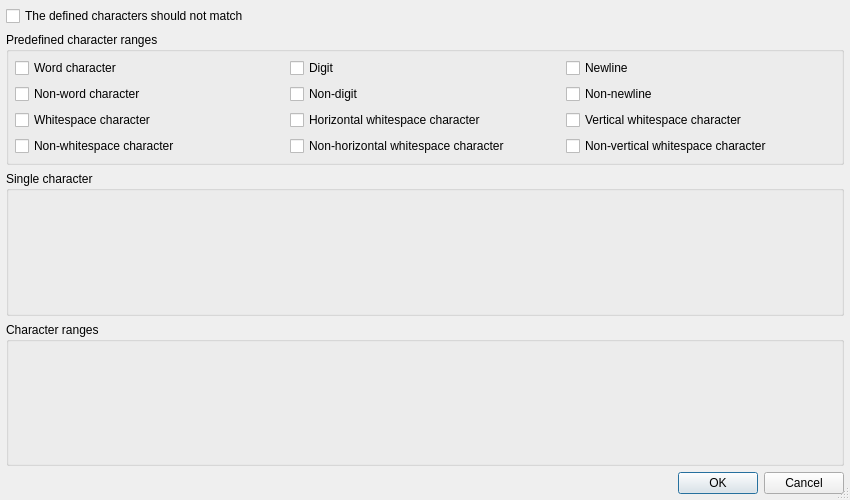
<?xml version="1.0" encoding="UTF-8"?>
<ui version="4.0">
 <class>QRegularExpressionWizardCharactersDialog</class>
 <widget class="QDialog" name="QRegularExpressionWizardCharactersDialog">
  <property name="geometry">
   <rect>
    <x>0</x>
    <y>0</y>
    <width>850</width>
    <height>500</height>
   </rect>
  </property>
  <property name="windowTitle">
   <string>Editor for character sets</string>
  </property>
  <property name="sizeGripEnabled">
   <bool>true</bool>
  </property>
  <layout class="QVBoxLayout" name="verticalLayout">
   <item>
    <widget class="QCheckBox" name="negativeCheckBox">
     <property name="text">
      <string>The defined characters should not match</string>
     </property>
    </widget>
   </item>
   <item>
    <widget class="QGroupBox" name="groupBox">
     <property name="title">
      <string>Predefined character ranges</string>
     </property>
     <layout class="QGridLayout" name="gridLayout">
      <item row="0" column="0">
       <widget class="QCheckBox" name="wordCharCheckBox">
        <property name="text">
         <string>Word character</string>
        </property>
       </widget>
      </item>
      <item row="0" column="1">
       <widget class="QCheckBox" name="digitsCheckBox">
        <property name="text">
         <string>Digit</string>
        </property>
       </widget>
      </item>
      <item row="0" column="2">
       <widget class="QCheckBox" name="newlineCheckBox">
        <property name="text">
         <string>Newline</string>
        </property>
       </widget>
      </item>
      <item row="1" column="0">
       <widget class="QCheckBox" name="nonWordCharCheckBox">
        <property name="text">
         <string>Non-word character</string>
        </property>
       </widget>
      </item>
      <item row="1" column="1">
       <widget class="QCheckBox" name="nonDigitsCheckBox">
        <property name="text">
         <string>Non-digit</string>
        </property>
       </widget>
      </item>
      <item row="1" column="2">
       <widget class="QCheckBox" name="nonNewlineCheckBox">
        <property name="text">
         <string>Non-newline</string>
        </property>
       </widget>
      </item>
      <item row="2" column="0">
       <widget class="QCheckBox" name="whitespaceCheckBox">
        <property name="text">
         <string>Whitespace character</string>
        </property>
       </widget>
      </item>
      <item row="2" column="1">
       <widget class="QCheckBox" name="horizontalWhitespaceCheckBox">
        <property name="text">
         <string>Horizontal whitespace character</string>
        </property>
       </widget>
      </item>
      <item row="2" column="2">
       <widget class="QCheckBox" name="verticalWhitespaceCheckBox">
        <property name="text">
         <string>Vertical whitespace character</string>
        </property>
       </widget>
      </item>
      <item row="3" column="0">
       <widget class="QCheckBox" name="nonWhitespaceCheckBox">
        <property name="text">
         <string>Non-whitespace character</string>
        </property>
       </widget>
      </item>
      <item row="3" column="1">
       <widget class="QCheckBox" name="nonHorizontalWhitespaceCheckBox">
        <property name="text">
         <string>Non-horizontal whitespace character</string>
        </property>
       </widget>
      </item>
      <item row="3" column="2">
       <widget class="QCheckBox" name="nonVerticalWhitespaceCheckBox">
        <property name="text">
         <string>Non-vertical whitespace character</string>
        </property>
       </widget>
      </item>
     </layout>
    </widget>
   </item>
   <item>
    <widget class="QGroupBox" name="singlesBox">
     <property name="sizePolicy">
      <sizepolicy hsizetype="Preferred" vsizetype="Expanding">
       <horstretch>0</horstretch>
       <verstretch>0</verstretch>
      </sizepolicy>
     </property>
     <property name="title">
      <string>Single character</string>
     </property>
    </widget>
   </item>
   <item>
    <widget class="QGroupBox" name="rangesBox">
     <property name="sizePolicy">
      <sizepolicy hsizetype="Preferred" vsizetype="Expanding">
       <horstretch>0</horstretch>
       <verstretch>0</verstretch>
      </sizepolicy>
     </property>
     <property name="title">
      <string>Character ranges</string>
     </property>
    </widget>
   </item>
   <item>
    <widget class="QDialogButtonBox" name="buttonBox">
     <property name="orientation">
      <enum>Qt::Horizontal</enum>
     </property>
     <property name="standardButtons">
      <set>QDialogButtonBox::Cancel|QDialogButtonBox::Ok</set>
     </property>
    </widget>
   </item>
  </layout>
 </widget>
 <layoutdefault spacing="6" margin="6"/>
 <pixmapfunction>qPixmapFromMimeSource</pixmapfunction>
 <tabstops>
  <tabstop>negativeCheckBox</tabstop>
  <tabstop>wordCharCheckBox</tabstop>
  <tabstop>nonWordCharCheckBox</tabstop>
  <tabstop>digitsCheckBox</tabstop>
  <tabstop>nonDigitsCheckBox</tabstop>
  <tabstop>newlineCheckBox</tabstop>
  <tabstop>nonNewlineCheckBox</tabstop>
  <tabstop>whitespaceCheckBox</tabstop>
  <tabstop>nonWhitespaceCheckBox</tabstop>
  <tabstop>horizontalWhitespaceCheckBox</tabstop>
  <tabstop>nonHorizontalWhitespaceCheckBox</tabstop>
  <tabstop>verticalWhitespaceCheckBox</tabstop>
  <tabstop>nonVerticalWhitespaceCheckBox</tabstop>
  <tabstop>buttonBox</tabstop>
 </tabstops>
 <resources/>
 <connections>
  <connection>
   <sender>buttonBox</sender>
   <signal>accepted()</signal>
   <receiver>QRegularExpressionWizardCharactersDialog</receiver>
   <slot>accept()</slot>
   <hints>
    <hint type="sourcelabel">
     <x>157</x>
     <y>476</y>
    </hint>
    <hint type="destinationlabel">
     <x>157</x>
     <y>498</y>
    </hint>
   </hints>
  </connection>
  <connection>
   <sender>buttonBox</sender>
   <signal>rejected()</signal>
   <receiver>QRegularExpressionWizardCharactersDialog</receiver>
   <slot>reject()</slot>
   <hints>
    <hint type="sourcelabel">
     <x>269</x>
     <y>477</y>
    </hint>
    <hint type="destinationlabel">
     <x>269</x>
     <y>499</y>
    </hint>
   </hints>
  </connection>
 </connections>
</ui>
